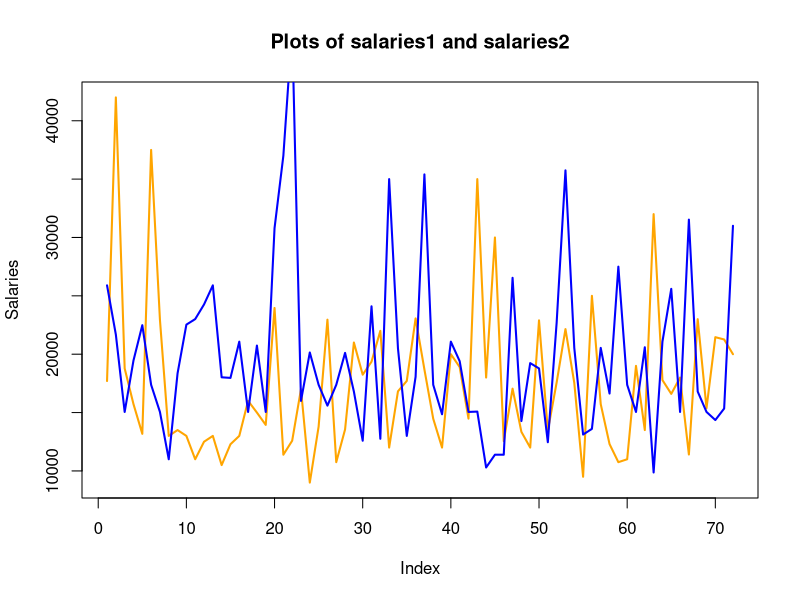
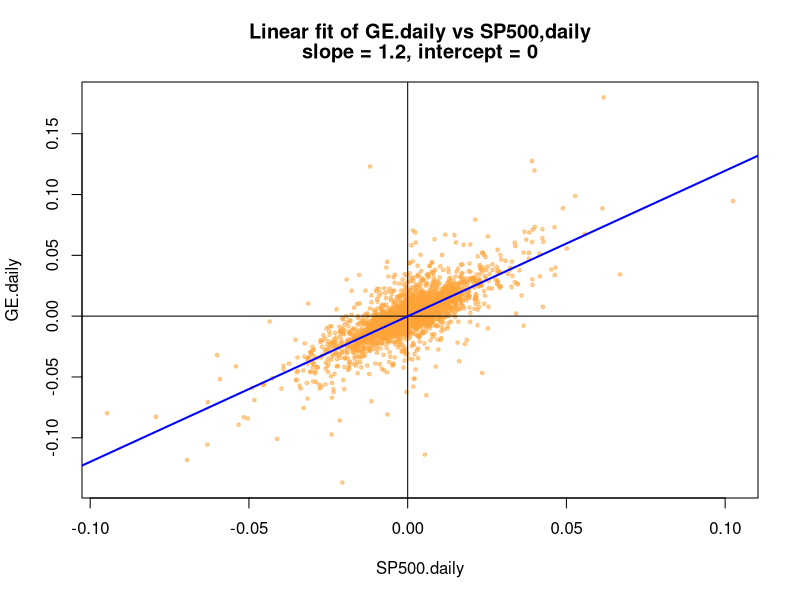

The R source for these figures, in order:
# studio12.r

# 2. Bootstrap problem ------------------------------
# Find a 95% bootstrap confidence interval for the 
# difference of the means for the two columns of salaries.csv
# Read the data
salarydata = read.csv("salaries.csv")
head(salarydata)

salaries1 = salarydata[,"Salaries.1"]
salaries2 = salarydata[,"Salaries.2"]

# Plot the data to see that it appears reasonable
plot(salaries1, col="orange", type='l', lwd=2, ylab="Salaries")
lines(salaries2, col='blue', lwd=2)
title("Plots of salaries1 and salaries2")

#find the sample mean difference
sampleMeanDiff = mean(salaries1) - mean(salaries2)

# Generate a lot of bootstrap mean differences and use them to compute delta*.
nboot = 5000
nsalaries1 = length(salaries1)
nsalaries2 = length(salaries2)

deltaStar = rep(0,nboot)
for (j in 1:nboot)
{
  salaries1Star = sample(salaries1, nsalaries1, replace=TRUE)
  salaries2Star = sample(salaries2, nsalaries2, replace=TRUE)  
  deltaStar[j] = (mean(salaries1Star) - mean(salaries2Star)) - sampleMeanDiff
}
# Pick out the 0.025 and 0.975 right critical valus of deltaStar
dstar_025 = quantile(deltaStar, 0.975)
dstar_975 = quantile(deltaStar, 0.025)

confint = sampleMeanDiff - c(dstar_025, dstar_975)

cat("Sample mean difference = ", sampleMeanDiff, "\n")
cat("95% bootstrap confidence interval = [", confint[1], ", ", confint[2], "]\n", sep="")


# Financial data problem: linear regression ----------------------------

# Read financial data
s12data.daily = read.csv('studio12financialDaily.csv')
print(head(s12data.daily))
print(tail(s12data.daily))
print(dim(s12data.daily))

# Extract columns
SP500.daily = s12data.daily[,"SP500.daily"]
GE.daily = s12data.daily[,"GE.daily"]
DCOILWTICO.daily = s12data.daily[,"DCOILWTICO.daily"]

#color
scatter.col = rgb(1,.643,.224,alpha=.5)

# Linear regression of GE.daily vs, SP500.daily
# This fits the model GE.daily = a + b1*SP500.daily
plot(SP500.daily, GE.daily, pch=19, cex=.5, col=scatter.col)
abline(h=0,v=0)
lmfit = lm(GE.daily ~ SP500.daily)
abline(lmfit,col='blue', lwd=2)
print(summary(lmfit))
# Using numbers in lmfit we can write the title --this could be automated
title(c("Linear fit of GE.daily vs SP500,daily", "slope = 1.2, intercept = 0"))


     